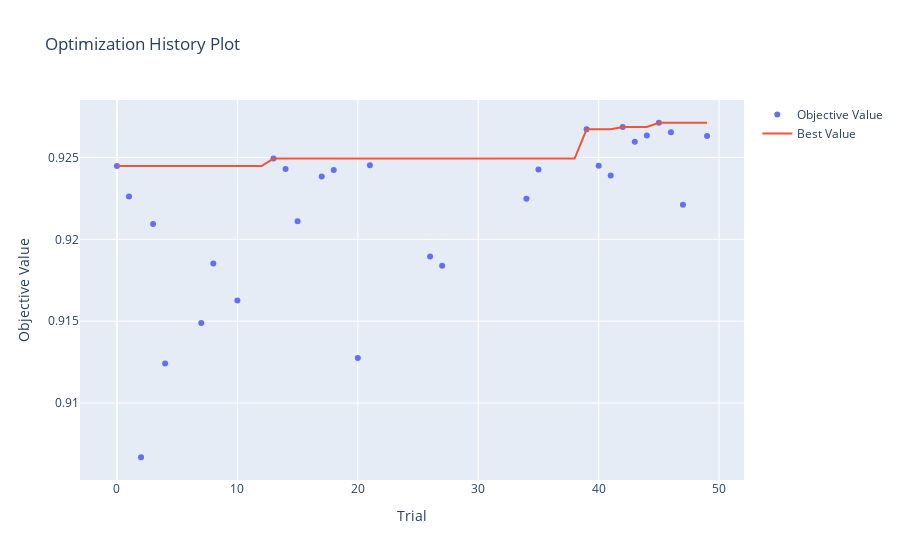

Notebook source saved alongside this figure:
### Code cell
optuna.visualization.plot_optimization_history(study)

### Figure 1 — Plotly figure (JSON) as saved in the notebook; plotly's stock layout.template omitted (floating-point values rounded to 4 significant figures)
{"data": [{"mode": "markers", "name": "Objective Value", "type": "scatter", "x": [0, 1, 2, 3, 4, 7, 8, 10, 13, 14, 15, 17, 18, 20, 21, 26, 27, 34, 35, 39, 40, 41, 42, 43, 44, 45, 46, 47, 49], "y": [0.9245, 0.9226, 0.9067, 0.9209, 0.9124, 0.9149, 0.9185, 0.9163, 0.9249, 0.9243, 0.9211, 0.9238, 0.9242, 0.9128, 0.9245, 0.919, 0.9184, 0.9225, 0.9243, 0.9267, 0.9245, 0.9239, 0.9269, 0.926, 0.9263, 0.9271, 0.9265, 0.9221, 0.9263]}, {"mode": "lines", "name": "Best Value", "type": "scatter", "x": [0, 1, 2, 3, 4, 5, 6, 7, 8, 9, 10, 11, 12, 13, 14, 15, 16, 17, 18, 19, 20, 21, 22, 23, 24, 25, 26, 27, 28, 29, 30, 31, 32, 33, 34, 35, 36, 37, 38, 39, 40, 41, 42, 43, 44, 45, 46, 47, 48, 49], "y": [0.9245, 0.9245, 0.9245, 0.9245, 0.9245, 0.9245, 0.9245, 0.9245, 0.9245, 0.9245, 0.9245, 0.9245, 0.9245, 0.9249, 0.9249, 0.9249, 0.9249, 0.9249, 0.9249, 0.9249, 0.9249, 0.9249, 0.9249, 0.9249, 0.9249, 0.9249, 0.9249, 0.9249, 0.9249, 0.9249, 0.9249, 0.9249, 0.9249, 0.9249, 0.9249, 0.9249, 0.9249, 0.9249, 0.9249, 0.9267, 0.9267, 0.9267, 0.9269, 0.9269, 0.9269, 0.9271, 0.9271, 0.9271, 0.9271, 0.9271]}, {"marker": {"color": "#cccccc"}, "mode": "markers", "name": "Infeasible Trial", "showlegend": false, "type": "scatter", "x": [], "y": []}], "layout": {"title": {"text": "Optimization History Plot"}, "xaxis": {"title": {"text": "Trial"}}, "yaxis": {"title": {"text": "Objective Value"}}}}
